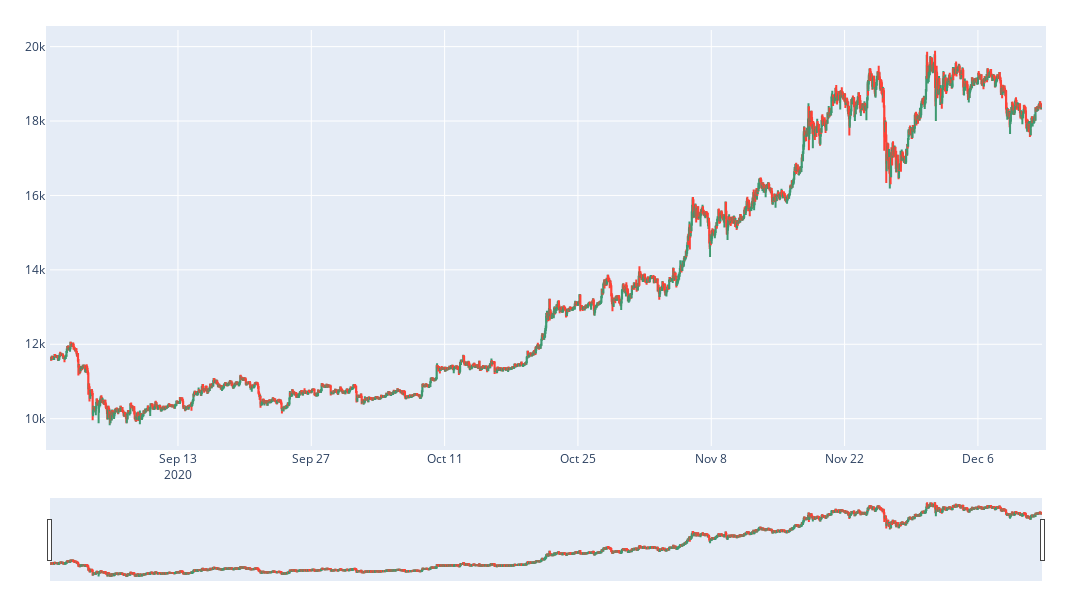

Notebook code for this chart:
### Markdown cell above
### Candle Sticks Version

### Code cell
fig = go.Figure(data=[go.Candlestick(x=df.index,
                open=df['open'],
                high=df['high'],
                low=df['low'],
                close=df['close'])])

fig.update_layout(
    autosize=False,
    width=1200,
    height=600,
    margin=dict(
        l=50,
        r=50,
        b=20,
        t=30,
        pad=4
    ),
)
fig.show()

### Figure 1 — Plotly figure (JSON) as saved in the notebook; plotly's stock layout.template omitted (floating-point values rounded to 4 significant figures; data arrays with more than 128 entries replaced by an {"elided": "..."} marker saying what was removed)
{"data": [{"close": {"elided": "2500 float values"}, "high": {"elided": "2500 float values"}, "low": {"elided": "2500 float values"}, "open": {"elided": "2500 float values"}, "type": "candlestick", "x": {"elided": "2500 str values"}}], "layout": {"autosize": false, "height": 600, "margin": {"b": 20, "l": 50, "pad": 4, "r": 50, "t": 30}, "width": 1200}}
